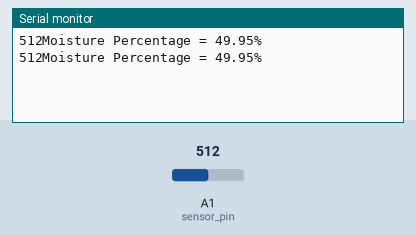
This sketch was run on a simulated Arduino Uno, built with avr-gcc and run on an emulated ATmega328P. On the bench: the last lines printed to the serial monitor. The test bench sets the inputs (shaded band); at power-on: A1 (sensor_pin) = 512.

Above: at 1.8 s.
1.9 s: A1 (sensor_pin) set to 716
At 2.8 s:
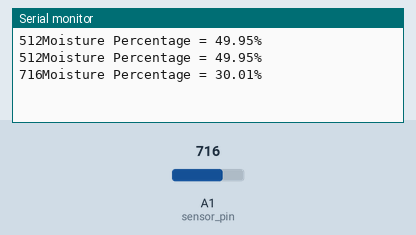
3.4 s: A1 (sensor_pin) set to 900
At 4.8 s:
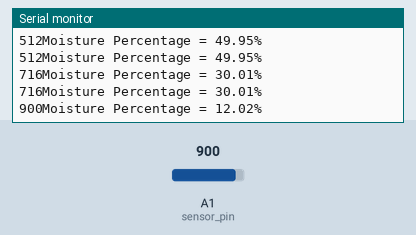
Timing chart, 0 to 6.4 s (numbered marks = the images above; inputs shaded):
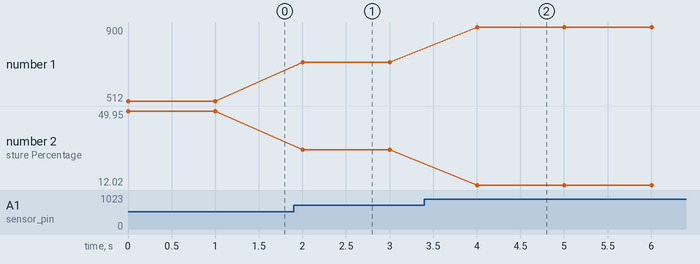

Measured:
- after the input at 1.9 s, the serial monitor: prints a new line after 0.10 s (image 1)
- after the input at 3.4 s, the serial monitor: prints a new line after 0.60 s (image 2)
- plotted number 1: 512 → 716 after the input at 1.9 s, 716 → 900 after the input at 3.4 s
- plotted number 2: 49.95 → 30.01 after the input at 1.9 s, 30.01 → 12.02 after the input at 3.4 s

The sketch:

MOIST.ino
```cpp
const int sensor_pin = A1;  /* Soil moisture sensor O/P pin */

void setup() {
  Serial.begin(9600); /* Define baud rate for serial communication */
}

void loop() {
  float moisture_percentage;
  int sensor_analog;
  sensor_analog = analogRead(sensor_pin);
  Serial.print(sensor_analog);
  moisture_percentage = ( 100 - ( (sensor_analog/1023.00) * 100 ) );
  Serial.print("Moisture Percentage = ");
  Serial.print(moisture_percentage);
  Serial.print("%\n\n");
  delay(1000);
}
```
